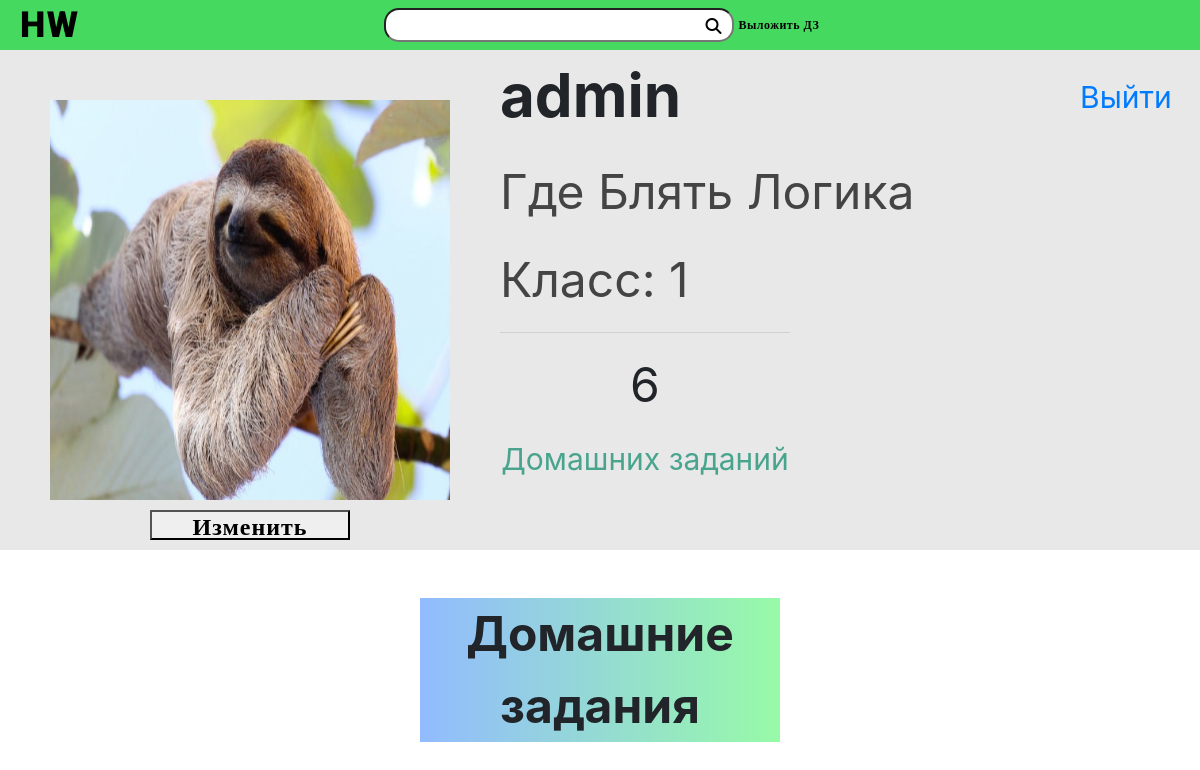
Before: /id3 (signed in) with the older database file.
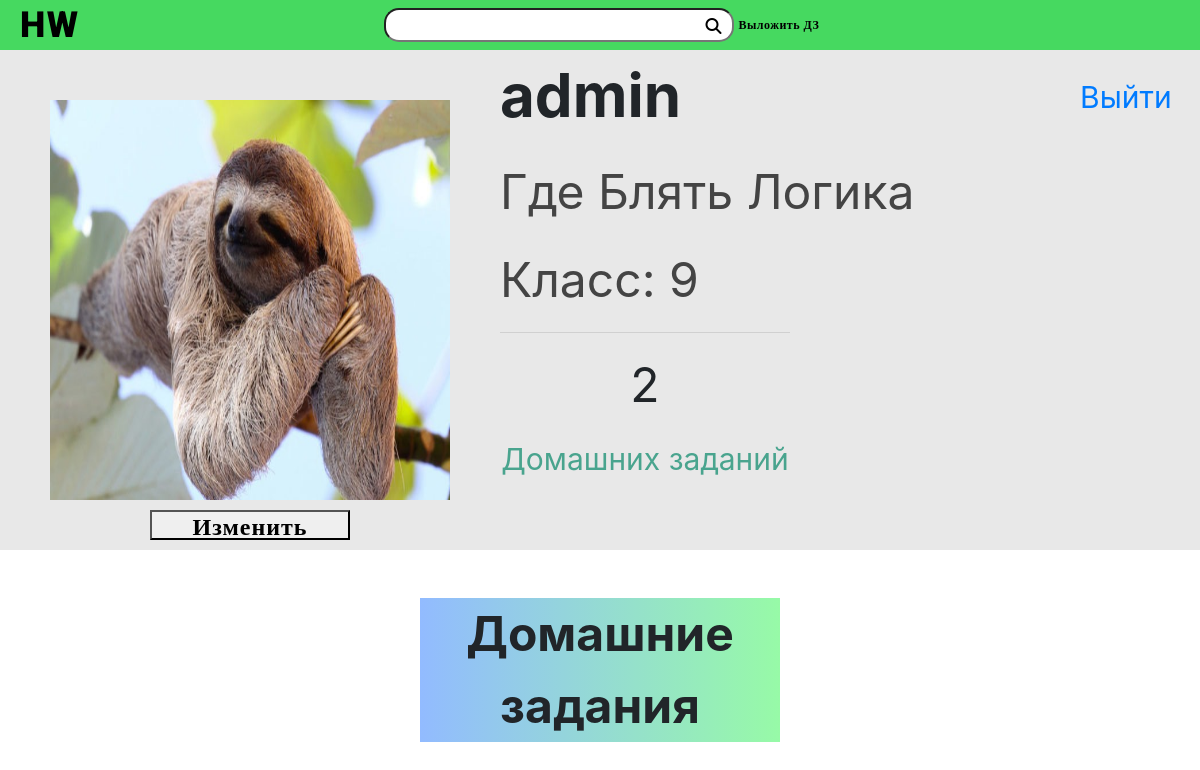
After: the same page with the newer database file.
### users/models.py (models this page shows, shortened)
class UserProfile(models.Model):
	user = models.OneToOneField(User, related_name='profile', on_delete=models.CASCADE)
	name = models.CharField(max_length=15, blank=True, validators=[validate_input])
	surname = models.CharField(max_length=15, blank=True, validators=[validate_input])
	grade = models.IntegerField(choices=create_grades(), default=1)
	photo = models.ImageField(upload_to=upload_location, default='users/default.jpg')

class User(AbstractBaseUser):
	username = models.CharField(max_length=20, unique=True, validators=[validate_input])
	admin = models.BooleanField(default=False)
	staff = models.BooleanField(default=False)
	USERNAME_FIELD = 'username'
	REQUIRED_FIELDS = []
	objects = UserManager()

### users/views.py (the view)
# urls.py: path('id<int:id_>', views.profile, name='profile'),
@login_required
def profile(request, id_):
	user = User.objects.all().get(id__exact=id_)
	profile = user.profile
	homeworks = Homework.objects.all().publisher(user)
	context = {'user':request.user, 'page_user':user, 'profile':profile, 'homeworks':homeworks}
	return render(request, 'users/profile.html', context)

### homeworks/models.py (called while the page is built)
	def publisher(self, user):
		return self.filter(
			publisher__exact = user)

	def get_queryset(self):
		return HomeworkQuerySet(self.model, using=self._db)

### users/models.py (called while the page is built)
	def get_queryset(self):
		return UserQuerySet(self.model, using=self._db)

### users/templates/users/profile.html (shortened to what this page needs)
{% extends 'navbar.html' %}
{% load static %}
{% block link %}
	<link rel="stylesheet" href="{% static 'styles/style_profile.css' %}?version=8">
{% endblock %}
{% block content %}
	<div class="show_profile" id="info" style="display: grid">
		<div class="profile_image">
			<img class="profile_image_img" src="{{profile.photo.url}}" alt="Блять не загузилось!!!" height="400px" width="400px">
			{% if user.id == page_user.id %}
			<button class="profile_image_button usual" type="button" onclick="ChangeProfile()">Изменить</button>
			{% endif %}
		</div>
		<div class="profile_info">
			<p style="font-size: 60px; font-weight: bold;">{{page_user.username}}</p>
			<p style="font-size: 48px; color: #444444;">
				{% if profile.name and profile.surname %}
				{{profile.name}} {{profile.surname}}
				{% endif %}
			</p>
			<p style="font-size: 48px; color: #444444;">
				{% if profile.grade %}
				Класс: {{profile.grade}}
				{% else %}
				Класс: *не указан*
				{% endif %}
			</p>
			<div class="profile_info_hwcounter">
				<hr width="100%" style="bottom: 0">
				<p style="font-size: 48px; float:top" align="center">{{homeworks.count}}</p>
				<p style="font-size: 30px; float:top; color:#49a48e" align="center">Домашних заданий</p>
			</div>
		</div>
		{% if user.id == page_user.id %}
		<div class="profile_logout">
			<a href="/logout" class="profile_logout_logout">Выйти</a>
		</div>
		{% endif %}
	</div>
	<div class="profile_show_homework">
		<p align="center" style="font-size: 48px; background: rgb(1,0,255); background: linear-gradient(90deg, #92bbff 0%, #97faa7 100%); width: 30%; margin-right: auto; margin-left: auto; font-weight: bold;">Домашние задания</p>
	</div>
{% endblock %}

### templates/navbar.html (shortened to what this page needs)
<!DOCTYPE html>
<html lang="en">
<head>
	{% load static %}
	<link rel="stylesheet" href="https://stackpath.bootstrapcdn.com/bootstrap/4.3.1/css/bootstrap.min.css">
	<link href="{% static 'styles/style_nav.css' %}?version=15" rel="stylesheet">
	<link rel="stylesheet" type="text/css" href="{% static 'styles/style_upload.css' %}?version=2">
	{% block link %} {% endblock %}
</head>
<body>
	<div class="navbarr">
		<div class="navbar_grid">
			<div class="navbar_grid_logo">
				<a class="navbar_grid_logo_logo usual" href="/">HW</a>
			</div>
			<div class="navbar_grid_HW" style="">
				<button type="submit" id="navbar_submit"><i class="fas fa-search"></i></button>
				<input type="text" class="navbar_FastSearch usual" id="navbar_search" style="padding-right: 30px; padding-left: 15px;">
				<a href="#upload_frame" class="navbar_Upload usual" style="color: black!important; font-size: 12px; line-height: 14px;">Выложить ДЗ</a>
			</div>
			<div class="navbar_grid_Profile">
			</div>
		</div>
	</div>
	{% block content %}
	{% endblock %}
</body>
</html>

### homeworks/templates/upload.html (shortened to what this page needs)
{% load static %}

### static/styles/style_nav.css (style rules this page uses)
.navbarr { height: 50px; position: sticky; top: 0px; z-index: 100000; background: #46D960; padding: 0px!important; }
.navbar_grid { height: 50px; width: 100%; display: grid; grid-template-columns: 1fr calc(350px + 83px + 50px) 1fr; position: absolute; }
.navbar_FastSearch { border-radius: 15px; color: black!important; margin-left: 25px; width: 350px; height: 34px; margin-top: 8px; }
.navbar_Upload { margin-top: 18px; position: absolute; margin-left: 5px; }
.navbar_grid_logo_logo { position: absolute; font-size: 36px!important; line-height: 42px!important; margin-top: 4px; margin-left: 20px; color: black!important; }
.usual { font-family: Roboto; font-style: normal; font-weight: 900; font-size: 24px; line-height: 28px; text-align: center; letter-spacing: 0.04em; color: #FFFFFF; }
#navbar_submit { border: 0; background: none; position: absolute; width: 20px; height: 20px; margin: 0px; padding: 0px; margin-top: 14px; margin-left: 345px; }

### static/styles/style_profile.css (style rules this page uses)
.show_profile { display: grid; grid-template-columns: 500px 1fr 120px; width: 100%; height: 500px; background-color: #e8e8e8; margin-bottom: 3em; }
.profile_image { align-items: center; justify-content: center; }
.profile_info_hwcounter { top: 50%; height: 50%; width: 50%; }
.profile_show_homework { height: 100%; }
.profile_image_img { margin-top: 50px; margin-left: 50px; margin-right: 50px; }
.profile_logout_logout { position: absolute; margin-top: 25px; font-size: 30px; text-decoration: none!important; }
.profile_image_button { width: 200px; height: 30px; color: black!important; margin-top: 10px; margin-left: 150px; }
body { min-width: 1000px; }

Changed rows visible on the page:
changed UserProfile "Где Блять": grade "1" → "9"
Other visible differences:
{{ homeworks.count }}: "6" → "2"
